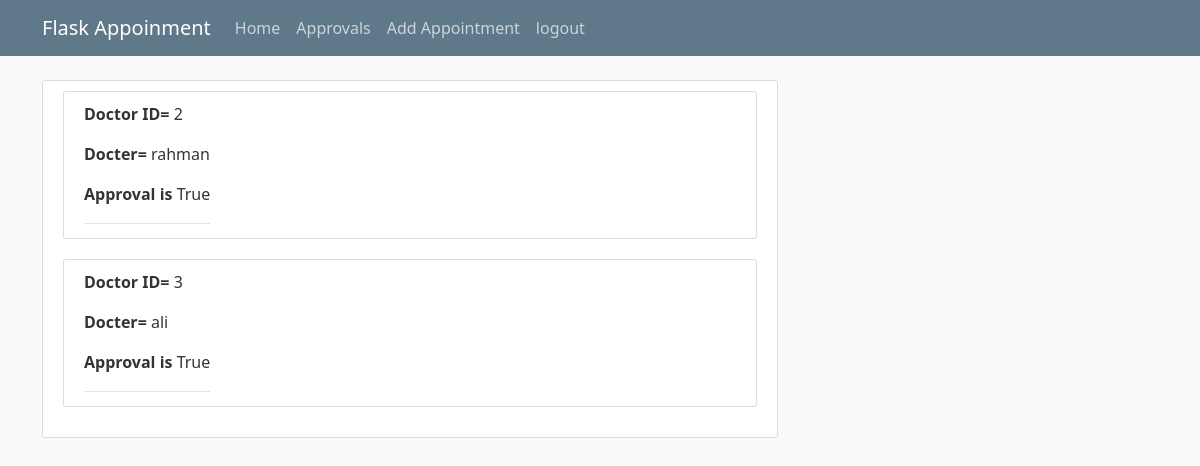
The page /approvals (signed in) on the database its author committed.
### flaskblog/models.py (models this page shows)
class Doctor(db.Model):
    id = db.Column(db.Integer, primary_key=True)
    name = db.Column(db.String(20), unique=True, nullable=False)
    email = db.Column(db.String(120), unique=True, nullable=False)
    appointment = db.relationship('Appointment', backref='doctor', lazy=True)
    user_id = db.Column(db.Integer, db.ForeignKey('user.id'))
    is_approved = db.Column(db.Boolean, nullable=False, default=False)

### flaskblog/routes.py (the view)
@app.route("/approvals", methods=['GET', 'POST'])
@login_required
def approvals():
    doctors = Doctor.query.all()
    form = DoctorForm()
    return render_template('approvals.html', title='New Appointment', legend='Create Appointment', doctors=doctors)

### flaskblog/models.py (called while the page is built)
@login_manager.user_loader
def load_user(user_id):
    return User.query.get(int(user_id))

### flaskblog/templates/approvals.html
{% extends "layout.html" %}
{% block content %}
<div class="content-section">
    {% for doctor in doctors %}
    <article class="media content-section d-flex flex-row">
        <div class="media-body">
            <div class="article-metadata">
                    <p><b>Doctor ID= </b>{{ doctor.id}}</p>
                    <p><b>Docter= </b>{{ doctor.name}}</p>
                    {% if doctor.is_approved==false %}
                     <p> <b>Approval is </b><a href="{{ url_for('approve_doctor', doctor_id=doctor.id) }}">{{ doctor.is_approved}}</a></p>
                    {% else %}
                        <p><b>Approval is </b> {{ doctor.is_approved}}</p>
                    {% endif %}
            </div>
        </div>
    </article>
    {% endfor %}
</div>
{% endblock %}

### flaskblog/static/main.css (style rules this page uses)
body { background: #fafafa; color: #333333; margin-top: 5rem; }
.content-section { background: #ffffff; padding: 10px 20px; border: 1px solid #dddddd; border-radius: 3px; margin-bottom: 20px; }
.article-metadata { padding-bottom: 1px; margin-bottom: 4px; border-bottom: 1px solid #e3e3e3 }

### rows shown on the page
Doctor: id "2", name "rahman", is_approved "True"
Doctor: id "3", name "ali", is_approved "True"
